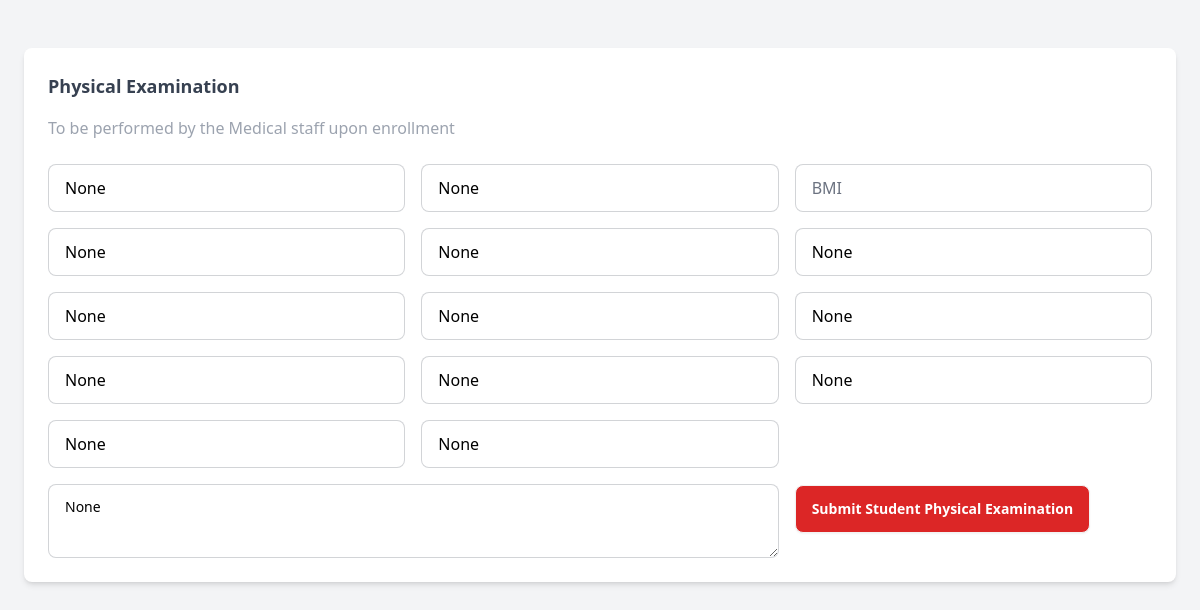
The app's page /users/student/physical_examination (signed in) with its own data.
### users/models.py (models this page shows, shortened)
class EucStudents(models.Model):
  id = models.UUIDField(primary_key=True, default=uuid.uuid4, editable=False)
  user = models.ForeignKey(EucUsers, on_delete=models.CASCADE)
  age = models.IntegerField(null=False, blank=False, default=0)
  sex = models.CharField(max_length=20, choices=EucUsers.SEX_CHOICES, null=True, blank=True)
  date_of_exam = models.DateField(null=True, blank=True)
  address = models.CharField(max_length=150, null=True, blank=True)
  date_of_birth = models.DateField(null=True, blank=True)
  contact_number = models.IntegerField(null=True, blank=True)
  status = models.CharField(max_length=50, null=True, blank=True)
  fathers_name = models.CharField(max_length=50, null=True, blank=True)
  fathers_contact = models.IntegerField(null=True, blank=True)
  fathers_occupation = models.CharField(max_length=150, null=True, blank=True)
  mothers_name = models.CharField(max_length=50, null=True, blank=True)
  mothers_contact = models.IntegerField(null=True, blank=True)
  mothers_occupation = models.CharField(max_length=150, null=True, blank=True)
  medical_history = models.CharField(max_length=255, null=True, blank=True)
  height = models.CharField(max_length=30, null=True, blank=True)
  weight = models.CharField(max_length=30, null=True, blank=True)
  bmi = models.DecimalField(max_digits=4, decimal_places=2, null=True, blank=True)
  eyes_vision_right = models.CharField(max_length=50, null=True, blank=True)
  eyes_vision_left = models.CharField(max_length=50, null=True, blank=True)
  ears_vision_right = models.CharField(max_length=50, null=True, blank=True)
  ears_vision_left = models.CharField(max_length=50, null=True, blank=True)
  skin = models.CharField(max_length=50, null=True, blank=True)
  mouth = models.CharField(max_length=50, null=True, blank=True)
  nose = models.CharField(max_length=50, null=True, blank=True)
  bp = models.CharField(max_length=50, null=True, blank=True)
  rate = models.CharField(max_length=50, null=True, blank=True)
  lungs = models.CharField(max_length=50, null=True, blank=True)
  abdomen = models.CharField(max_length=50, null=True, blank=True)
  remarks = models.CharField(max_length=255, null=True, blank=True)
  course = models.CharField(max_length=150, null=True, blank=True)
  year_level = models.CharField(max_length=30, null=True, blank=True)
  medicine_treatment = models.CharField(max_length=100, null=True, blank=True)
  reason = models.CharField(max_length=150, null=True, blank=True)
  date_of_visit = models.DateField(null=True, blank=True)

### users/views.py (the view, shortened to what this page needs)
# urls.py: path("student/physical_examination", views.student_physical_examination, name="student_physical_examination")
@student_required
def student_physical_examination(request):
  user = request.user
  student = get_object_or_404(EucStudents, user=user)
  context = {
    "student": student
  }
  return render(request, "users/student/physical_examination.html", context)

### users/templates/users/student/physical_examination.html (shortened to what this page needs)
{% extends "layout.html" %}
{% load static tailwind_tags %}
{% load component_tags %}
{% load static %}
{% block main %}
  <div class="flex min-h-screen bg-gray-100">
    <main class="flex-1 p-6">
      <div class="mt-6 p-6 bg-white shadow-md rounded-lg">
        <h3 class="text-lg font-semibold mb-4 text-gray-700">Physical Examination</h3>
        <p class="text-gray-400 mb-6">To be performed by the Medical staff upon enrollment</p>
        <form method="POST" action="{% url 'users:student_physical_examination' %}" class="grid grid-cols-3 gap-4">
          <input type="text" name="height" value="{{ student.height }}" placeholder="Height" class="input input-bordered bg-white text-black w-full" />
          <input type="text" name="weight" value="{{ student.weight }}" placeholder="Weight" class="input input-bordered bg-white text-black w-full" />
          <input type="number" name="bmi" value="{{ student.bmi }}" placeholder="BMI" class="input input-bordered bg-white text-black w-full" />
          <input type="text" name="eyes_vision_right" value="{{ student.eyes_vision_right }}" placeholder="Eyes/Vision Right" class="input input-bordered bg-white text-black w-full" />
          <input type="text" name="eyes_vision_left" value="{{ student.eyes_vision_left }}" placeholder="Eyes/Vision Left" class="input input-bordered bg-white text-black w-full" />
          <input type="text" name="ears_vision_right" value="{{ student.ears_vision_right }}" placeholder="Ears/Hearing Right" class="input input-bordered bg-white text-black w-full" />
          <input type="text" name="ears_vision_left" value="{{ student.ears_vision_left }}" placeholder="Ears/Hearing Left" class="input input-bordered bg-white text-black w-full" />
          <input type="text" name="skin" value="{{ student.skin }}" placeholder="Skin" class="input input-bordered bg-white text-black w-full" />
          <input type="text" name="mouth" value="{{ student.mouth }}" placeholder="Mouth" class="input input-bordered bg-white text-black w-full" />
          <input type="text" name="nose" value="{{ student.nose }}" placeholder="Nose" class="input input-bordered bg-white text-black w-full" />
          <input type="text" name="bp" value="{{ student.bp }}" placeholder="BP" class="input input-bordered bg-white text-black w-full" />
          <input type="text" name="rate" value="{{ student.rate }}" placeholder="Rate" class="input input-bordered bg-white text-black w-full" />
          <input type="text" name="lungs" value="{{ student.lungs }}" placeholder="Lungs" class="input input-bordered bg-white text-black w-full" />
          <input type="text" name="abdomen" value="{{ student.abdomen }}" placeholder="Abdomen" class="input input-bordered bg-white text-black w-full" />
          <textarea name="remarks" class="textarea textarea-bordered bg-white text-black w-full col-span-2" placeholder="Remarks">{{ student.remarks }}</textarea>
          <div class="flex justify-between items-center mb-6">
            <button type="submit" class="btn bg-red-600 text-white px-4 py-2 rounded-lg hover:bg-red-700">Submit Student Physical Examination</button>
          </div>
        </form>
      </div>
    </main>
  </div>
{% endblock main %}

### records on screen
EucStudents: height "None", weight "None", eyes_vision_right "None", eyes_vision_left "None", ears_vision_right "None", ears_vision_left "None", skin "None", mouth "None", nose "None", bp "None", rate "None", lungs "None", abdomen "None", remarks "None"
